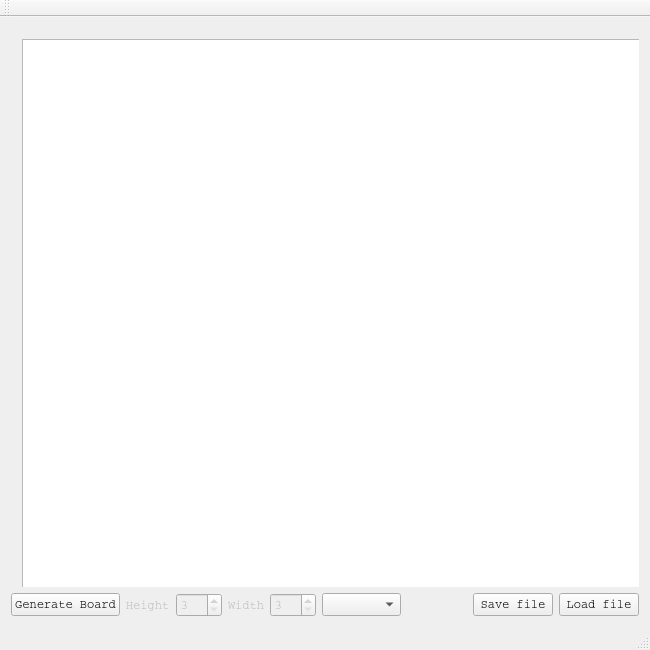
<?xml version="1.0" encoding="UTF-8"?>
<ui version="4.0">
 <class>MainWindow</class>
 <widget class="QMainWindow" name="MainWindow">
  <property name="geometry">
   <rect>
    <x>0</x>
    <y>0</y>
    <width>650</width>
    <height>650</height>
   </rect>
  </property>
  <property name="sizePolicy">
   <sizepolicy hsizetype="Preferred" vsizetype="Preferred">
    <horstretch>100</horstretch>
    <verstretch>0</verstretch>
   </sizepolicy>
  </property>
  <property name="minimumSize">
   <size>
    <width>650</width>
    <height>650</height>
   </size>
  </property>
  <property name="maximumSize">
   <size>
    <width>650</width>
    <height>650</height>
   </size>
  </property>
  <property name="font">
   <font>
    <family>Courier</family>
   </font>
  </property>
  <property name="windowTitle">
   <string>Kakuro</string>
  </property>
  <widget class="QWidget" name="centralWidget">
   <property name="sizePolicy">
    <sizepolicy hsizetype="Preferred" vsizetype="MinimumExpanding">
     <horstretch>0</horstretch>
     <verstretch>0</verstretch>
    </sizepolicy>
   </property>
   <layout class="QGridLayout" name="gridLayout">
    <item row="0" column="0">
     <widget class="QStackedWidget" name="stackedWidget">
      <property name="currentIndex">
       <number>0</number>
      </property>
      <widget class="QWidget" name="start">
       <property name="sizePolicy">
        <sizepolicy hsizetype="Preferred" vsizetype="Preferred">
         <horstretch>0</horstretch>
         <verstretch>0</verstretch>
        </sizepolicy>
       </property>
       <widget class="QWidget" name="horizontalLayoutWidget_2">
        <property name="geometry">
         <rect>
          <x>0</x>
          <y>0</y>
          <width>24880</width>
          <height>1002</height>
         </rect>
        </property>
        <layout class="QHBoxLayout" name="horizontalLayout_2">
         <item>
          <widget class="QTableView" name="tableView">
           <property name="sizePolicy">
            <sizepolicy hsizetype="Preferred" vsizetype="Preferred">
             <horstretch>1</horstretch>
             <verstretch>1</verstretch>
            </sizepolicy>
           </property>
           <property name="minimumSize">
            <size>
             <width>24878</width>
             <height>1000</height>
            </size>
           </property>
           <property name="sizeIncrement">
            <size>
             <width>1</width>
             <height>1</height>
            </size>
           </property>
           <property name="toolTip">
            <string extracomment="Right click on a box to choose a number">Right click on a box to choose a number</string>
           </property>
           <property name="lineWidth">
            <number>1</number>
           </property>
           <property name="selectionMode">
            <enum>QAbstractItemView::NoSelection</enum>
           </property>
           <property name="iconSize">
            <size>
             <width>60</width>
             <height>60</height>
            </size>
           </property>
           <property name="showGrid">
            <bool>true</bool>
           </property>
           <property name="gridStyle">
            <enum>Qt::DashLine</enum>
           </property>
           <property name="sortingEnabled">
            <bool>false</bool>
           </property>
           <attribute name="horizontalHeaderVisible">
            <bool>false</bool>
           </attribute>
           <attribute name="horizontalHeaderCascadingSectionResizes">
            <bool>false</bool>
           </attribute>
           <attribute name="horizontalHeaderDefaultSectionSize">
            <number>40</number>
           </attribute>
           <attribute name="horizontalHeaderMinimumSectionSize">
            <number>60</number>
           </attribute>
           <attribute name="verticalHeaderVisible">
            <bool>false</bool>
           </attribute>
           <attribute name="verticalHeaderDefaultSectionSize">
            <number>40</number>
           </attribute>
           <attribute name="verticalHeaderMinimumSectionSize">
            <number>60</number>
           </attribute>
          </widget>
         </item>
        </layout>
       </widget>
      </widget>
      <widget class="QWidget" name="kakuro">
       <widget class="QPushButton" name="backButton">
        <property name="geometry">
         <rect>
          <x>0</x>
          <y>0</y>
          <width>41</width>
          <height>24</height>
         </rect>
        </property>
        <property name="text">
         <string>←</string>
        </property>
       </widget>
       <widget class="QLabel" name="label">
        <property name="geometry">
         <rect>
          <x>0</x>
          <y>130</y>
          <width>641</width>
          <height>121</height>
         </rect>
        </property>
        <property name="font">
         <font>
          <family>.SF NS Text</family>
          <pointsize>68</pointsize>
          <weight>50</weight>
          <bold>false</bold>
          <kerning>true</kerning>
         </font>
        </property>
        <property name="cursor">
         <cursorShape>WhatsThisCursor</cursorShape>
        </property>
        <property name="whatsThis">
         <string>This is where kakuro will be played</string>
        </property>
        <property name="text">
         <string>Kakuro goes here</string>
        </property>
        <property name="alignment">
         <set>Qt::AlignCenter</set>
        </property>
       </widget>
      </widget>
     </widget>
    </item>
    <item row="1" column="0">
     <layout class="QHBoxLayout" name="horizontalLayout">
      <item>
       <widget class="QPushButton" name="RandomNumbers">
        <property name="text">
         <string>Generate Board</string>
        </property>
       </widget>
      </item>
      <item>
       <widget class="QLabel" name="heightLabel">
        <property name="enabled">
         <bool>false</bool>
        </property>
        <property name="text">
         <string>Height</string>
        </property>
       </widget>
      </item>
      <item>
       <widget class="QSpinBox" name="heightSpinBox">
        <property name="enabled">
         <bool>false</bool>
        </property>
        <property name="minimum">
         <number>3</number>
        </property>
        <property name="maximum">
         <number>15</number>
        </property>
        <property name="singleStep">
         <number>1</number>
        </property>
        <property name="value">
         <number>3</number>
        </property>
       </widget>
      </item>
      <item>
       <widget class="QLabel" name="widthLabel">
        <property name="enabled">
         <bool>false</bool>
        </property>
        <property name="text">
         <string>Width</string>
        </property>
       </widget>
      </item>
      <item>
       <widget class="QSpinBox" name="widthSpinBox">
        <property name="enabled">
         <bool>false</bool>
        </property>
        <property name="minimum">
         <number>3</number>
        </property>
        <property name="maximum">
         <number>15</number>
        </property>
        <property name="singleStep">
         <number>1</number>
        </property>
        <property name="value">
         <number>3</number>
        </property>
       </widget>
      </item>
      <item>
       <widget class="QComboBox" name="boardSize">
        <property name="currentText">
         <string/>
        </property>
        <property name="maxVisibleItems">
         <number>3</number>
        </property>
       </widget>
      </item>
      <item>
       <spacer name="horizontalSpacer">
        <property name="orientation">
         <enum>Qt::Horizontal</enum>
        </property>
        <property name="sizeHint" stdset="0">
         <size>
          <width>40</width>
          <height>20</height>
         </size>
        </property>
       </spacer>
      </item>
      <item>
       <widget class="QPushButton" name="saveFileButton">
        <property name="text">
         <string>Save file</string>
        </property>
       </widget>
      </item>
      <item>
       <widget class="QPushButton" name="loadFileButton">
        <property name="text">
         <string>Load file</string>
        </property>
       </widget>
      </item>
     </layout>
    </item>
   </layout>
  </widget>
  <widget class="QMenuBar" name="menuBar">
   <property name="geometry">
    <rect>
     <x>0</x>
     <y>0</y>
     <width>650</width>
     <height>22</height>
    </rect>
   </property>
  </widget>
  <widget class="QToolBar" name="mainToolBar">
   <attribute name="toolBarArea">
    <enum>TopToolBarArea</enum>
   </attribute>
   <attribute name="toolBarBreak">
    <bool>false</bool>
   </attribute>
  </widget>
  <widget class="QStatusBar" name="statusBar"/>
 </widget>
 <layoutdefault spacing="6" margin="11"/>
 <resources/>
 <connections/>
</ui>
